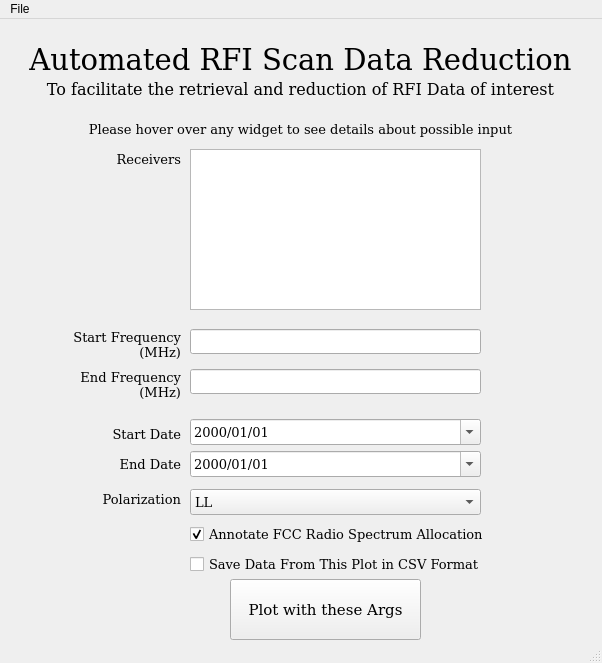
<?xml version="1.0" encoding="UTF-8"?>
<ui version="4.0">
 <class>GBT_RFI_DATA_QUERY</class>
 <widget class="QMainWindow" name="GBT_RFI_DATA_QUERY">
  <property name="geometry">
   <rect>
    <x>0</x>
    <y>0</y>
    <width>602</width>
    <height>663</height>
   </rect>
  </property>
  <property name="windowTitle">
   <string>VLA_RFI_DATA_QUERY</string>
  </property>
  <widget class="QWidget" name="centralwidget">
   <widget class="QLabel" name="label_29">
    <property name="geometry">
     <rect>
      <x>0</x>
      <y>50</y>
      <width>601</width>
      <height>40</height>
     </rect>
    </property>
    <property name="font">
     <font>
      <family>DejaVu Serif</family>
      <pointsize>12</pointsize>
      <italic>false</italic>
     </font>
    </property>
    <property name="text">
     <string>To facilitate the retrieval and reduction of RFI Data of interest</string>
    </property>
    <property name="alignment">
     <set>Qt::AlignCenter</set>
    </property>
   </widget>
   <widget class="QLabel" name="label_2">
    <property name="geometry">
     <rect>
      <x>90</x>
      <y>400</y>
      <width>91</width>
      <height>31</height>
     </rect>
    </property>
    <property name="font">
     <font>
      <family>DejaVu Serif</family>
      <pointsize>10</pointsize>
     </font>
    </property>
    <property name="text">
     <string>Start Date</string>
    </property>
    <property name="alignment">
     <set>Qt::AlignRight|Qt::AlignTrailing|Qt::AlignVCenter</set>
    </property>
   </widget>
   <widget class="QLabel" name="label_30">
    <property name="geometry">
     <rect>
      <x>0</x>
      <y>90</y>
      <width>601</width>
      <height>40</height>
     </rect>
    </property>
    <property name="font">
     <font>
      <family>DejaVu Serif</family>
      <pointsize>10</pointsize>
      <italic>false</italic>
     </font>
    </property>
    <property name="text">
     <string>Please hover over any widget to see details about possible input</string>
    </property>
    <property name="alignment">
     <set>Qt::AlignCenter</set>
    </property>
   </widget>
   <widget class="QDateEdit" name="start_date">
    <property name="geometry">
     <rect>
      <x>190</x>
      <y>400</y>
      <width>291</width>
      <height>26</height>
     </rect>
    </property>
    <property name="font">
     <font>
      <family>DejaVu Serif</family>
      <pointsize>10</pointsize>
     </font>
    </property>
    <property name="toolTip">
     <string>&lt;html&gt;&lt;head/&gt;&lt;body&gt;&lt;p&gt;The start date of interest. &lt;/p&gt;&lt;p&gt;If no data in specified time range, &lt;span style=&quot; font-weight:600; font-style:italic;&quot;&gt;most recent session with data&lt;/span&gt; will be retreived and reduced&lt;/p&gt;&lt;p&gt;Start Date can be in past, present or future&lt;/p&gt;&lt;/body&gt;&lt;/html&gt;</string>
    </property>
    <property name="displayFormat">
     <string>yyyy/MM/dd</string>
    </property>
    <property name="calendarPopup">
     <bool>true</bool>
    </property>
   </widget>
   <widget class="QCheckBox" name="saveData">
    <property name="geometry">
     <rect>
      <x>190</x>
      <y>530</y>
      <width>291</width>
      <height>31</height>
     </rect>
    </property>
    <property name="font">
     <font>
      <family>DejaVu Serif</family>
      <pointsize>10</pointsize>
     </font>
    </property>
    <property name="toolTip">
     <string>&lt;html&gt;&lt;head/&gt;&lt;body&gt;&lt;p&gt;If this box is checked, the data from this query will be saved to a csv file. &lt;/p&gt;&lt;p&gt;User will be prompted to provide the location and name of the resultant file&lt;/p&gt;&lt;/body&gt;&lt;/html&gt;</string>
    </property>
    <property name="text">
     <string>Save Data From This Plot in CSV Format</string>
    </property>
   </widget>
   <widget class="QPushButton" name="plot_button">
    <property name="enabled">
     <bool>true</bool>
    </property>
    <property name="geometry">
     <rect>
      <x>230</x>
      <y>560</y>
      <width>191</width>
      <height>61</height>
     </rect>
    </property>
    <property name="font">
     <font>
      <family>DejaVu Serif</family>
      <pointsize>11</pointsize>
     </font>
    </property>
    <property name="toolTip">
     <string>&lt;html&gt;&lt;head/&gt;&lt;body&gt;&lt;p&gt;Use all the selections above to query the database and plot your data&lt;/p&gt;&lt;p&gt;&lt;br/&gt;If there is one session in the given time range a line plot will be created&lt;/p&gt;&lt;p&gt;If there is more than one session in the given time range a line plot &lt;span style=&quot; font-weight:600;&quot;&gt;and &lt;/span&gt;a color plot will be created&lt;/p&gt;&lt;p&gt;Save and zoom buttons for the plots are located on the output windows&lt;/p&gt;&lt;/body&gt;&lt;/html&gt;</string>
    </property>
    <property name="styleSheet">
     <string notr="true"/>
    </property>
    <property name="text">
     <string>Plot with these Args</string>
    </property>
   </widget>
   <widget class="QLineEdit" name="start_frequency">
    <property name="geometry">
     <rect>
      <x>190</x>
      <y>310</y>
      <width>291</width>
      <height>25</height>
     </rect>
    </property>
    <property name="font">
     <font>
      <family>DejaVu Serif</family>
      <pointsize>10</pointsize>
     </font>
    </property>
    <property name="toolTip">
     <string>&lt;html&gt;&lt;head/&gt;&lt;body&gt;&lt;p&gt;Beginning frequency of interest (Minimum Frequency)&lt;/p&gt;&lt;/body&gt;&lt;/html&gt;</string>
    </property>
   </widget>
   <widget class="QLabel" name="label_5">
    <property name="geometry">
     <rect>
      <x>0</x>
      <y>10</y>
      <width>601</width>
      <height>61</height>
     </rect>
    </property>
    <property name="font">
     <font>
      <family>DejaVu Serif</family>
      <pointsize>22</pointsize>
     </font>
    </property>
    <property name="text">
     <string>Automated RFI Scan Data Reduction</string>
    </property>
    <property name="alignment">
     <set>Qt::AlignCenter</set>
    </property>
   </widget>
   <widget class="QListWidget" name="receivers">
    <property name="geometry">
     <rect>
      <x>190</x>
      <y>130</y>
      <width>291</width>
      <height>161</height>
     </rect>
    </property>
    <property name="font">
     <font>
      <family>DejaVu Serif</family>
      <pointsize>10</pointsize>
     </font>
    </property>
    <property name="toolTip">
     <string>&lt;html&gt;&lt;head/&gt;&lt;body&gt;&lt;p&gt;P_Band_Reciever -&amp;gt; P-band: 250-500 MHz&lt;/p&gt;&lt;p&gt;L_Band_Reciever -&amp;gt; L-band: 1.15-1.73 GHz&lt;/p&gt;&lt;p&gt;S_Band_Reciever -&amp;gt; S-band: 1.73-4 GHz&lt;/p&gt;&lt;p&gt;C_Band_Reciever -&amp;gt; C-band: 3.8-7.8 GHz&lt;/p&gt;&lt;p&gt;X_Band_Reciever -&amp;gt; X-band: 7.8-11.6 GHz&lt;/p&gt;&lt;p&gt;U_Band_Reciever -&amp;gt; Ku-band: 12.0-18 GHz&lt;/p&gt;&lt;p&gt;K_Band_Reciever -&amp;gt; K-band: 18.0-27 GHz&lt;/p&gt;&lt;p&gt;A_Band_Reciever -&amp;gt; Ka-band: 27.0-39.5 GHz&lt;/p&gt;&lt;p&gt;Q_Band_Reciever -&amp;gt; Q-band: 39.2-50.5 GHz&lt;/p&gt;&lt;/body&gt;&lt;/html&gt;</string>
    </property>
    <property name="selectionMode">
     <enum>QAbstractItemView::MultiSelection</enum>
    </property>
   </widget>
   <widget class="QLineEdit" name="end_frequency">
    <property name="geometry">
     <rect>
      <x>190</x>
      <y>350</y>
      <width>291</width>
      <height>25</height>
     </rect>
    </property>
    <property name="font">
     <font>
      <family>DejaVu Serif</family>
      <pointsize>10</pointsize>
     </font>
    </property>
    <property name="toolTip">
     <string>&lt;html&gt;&lt;head/&gt;&lt;body&gt;&lt;p&gt;Final frequency of interest (Maximum Frequency)&lt;/p&gt;&lt;/body&gt;&lt;/html&gt;</string>
    </property>
   </widget>
   <widget class="QLabel" name="label_3">
    <property name="geometry">
     <rect>
      <x>70</x>
      <y>300</y>
      <width>111</width>
      <height>51</height>
     </rect>
    </property>
    <property name="font">
     <font>
      <family>DejaVu Serif</family>
      <pointsize>10</pointsize>
     </font>
    </property>
    <property name="text">
     <string>Start Frequency
 (MHz)</string>
    </property>
    <property name="alignment">
     <set>Qt::AlignRight|Qt::AlignTrailing|Qt::AlignVCenter</set>
    </property>
   </widget>
   <widget class="QLabel" name="label">
    <property name="geometry">
     <rect>
      <x>90</x>
      <y>130</y>
      <width>91</width>
      <height>20</height>
     </rect>
    </property>
    <property name="font">
     <font>
      <family>DejaVu Serif</family>
      <pointsize>10</pointsize>
     </font>
    </property>
    <property name="text">
     <string>Receivers</string>
    </property>
    <property name="alignment">
     <set>Qt::AlignRight|Qt::AlignTrailing|Qt::AlignVCenter</set>
    </property>
   </widget>
   <widget class="QLabel" name="label_4">
    <property name="geometry">
     <rect>
      <x>80</x>
      <y>340</y>
      <width>101</width>
      <height>51</height>
     </rect>
    </property>
    <property name="font">
     <font>
      <family>DejaVu Serif</family>
      <pointsize>10</pointsize>
     </font>
    </property>
    <property name="text">
     <string>End Frequency
 (MHz)</string>
    </property>
    <property name="alignment">
     <set>Qt::AlignRight|Qt::AlignTrailing|Qt::AlignVCenter</set>
    </property>
   </widget>
   <widget class="QComboBox" name="polarization">
    <property name="geometry">
     <rect>
      <x>190</x>
      <y>470</y>
      <width>291</width>
      <height>26</height>
     </rect>
    </property>
    <property name="font">
     <font>
      <family>DejaVu Serif</family>
      <pointsize>10</pointsize>
     </font>
    </property>
    <property name="text" stdset="0">
     <string>Polarization</string>
    </property>
    <item>
     <property name="text">
      <string>LL</string>
     </property>
    </item>
    <item>
     <property name="text">
      <string>RR</string>
     </property>
    </item>
    <item>
     <property name="text">
      <string>Averaged</string>
     </property>
    </item>
   </widget>
   <widget class="QDateEdit" name="end_date">
    <property name="geometry">
     <rect>
      <x>190</x>
      <y>432</y>
      <width>291</width>
      <height>26</height>
     </rect>
    </property>
    <property name="font">
     <font>
      <family>DejaVu Serif</family>
      <pointsize>10</pointsize>
     </font>
    </property>
    <property name="toolTip">
     <string>&lt;html&gt;&lt;head/&gt;&lt;body&gt;&lt;p&gt;The end date of interest. &lt;/p&gt;&lt;p&gt;If no data in specified time range, &lt;span style=&quot; font-weight:600; font-style:italic;&quot;&gt;most recent session with data&lt;/span&gt; will be retreived and reduced - range length will be preserved&lt;/p&gt;&lt;p&gt;End Date must be prior to start date and can be no farther than one year away from start date&lt;/p&gt;&lt;/body&gt;&lt;/html&gt;</string>
    </property>
    <property name="displayFormat">
     <string>yyyy/MM/dd</string>
    </property>
    <property name="calendarPopup">
     <bool>true</bool>
    </property>
   </widget>
   <widget class="QLabel" name="label_6">
    <property name="geometry">
     <rect>
      <x>90</x>
      <y>430</y>
      <width>91</width>
      <height>31</height>
     </rect>
    </property>
    <property name="font">
     <font>
      <family>DejaVu Serif</family>
      <pointsize>10</pointsize>
     </font>
    </property>
    <property name="text">
     <string>End Date</string>
    </property>
    <property name="alignment">
     <set>Qt::AlignRight|Qt::AlignTrailing|Qt::AlignVCenter</set>
    </property>
   </widget>
   <widget class="QCheckBox" name="yes_annotate">
    <property name="geometry">
     <rect>
      <x>190</x>
      <y>500</y>
      <width>301</width>
      <height>31</height>
     </rect>
    </property>
    <property name="font">
     <font>
      <family>DejaVu Serif</family>
      <pointsize>10</pointsize>
     </font>
    </property>
    <property name="toolTip">
     <string>&lt;html&gt;&lt;head/&gt;&lt;body&gt;&lt;p&gt;If this box is checked, annotations will be shown from the FCC radio allocations table&lt;/p&gt;&lt;p&gt;When the user clicks on a frequency range in their line plot, they will see:&lt;/p&gt;&lt;p&gt;1. An annotation window of the allocation data for that range&lt;/p&gt;&lt;p&gt;2. A print out to the command line of this range and data for documentation purposes&lt;/p&gt;&lt;/body&gt;&lt;/html&gt;</string>
    </property>
    <property name="text">
     <string>Annotate FCC Radio Spectrum Allocation</string>
    </property>
    <property name="checked">
     <bool>true</bool>
    </property>
   </widget>
   <widget class="QLabel" name="label_7">
    <property name="geometry">
     <rect>
      <x>90</x>
      <y>470</y>
      <width>91</width>
      <height>21</height>
     </rect>
    </property>
    <property name="font">
     <font>
     <family>DejaVu Serif</family>
      <pointsize>10</pointsize>
     </font>
    </property>
    <property name="text">
     <string>Polarization</string>
    </property>
    <property name="alignment">
     <set>Qt::AlignRight|Qt::AlignTrailing|Qt::AlignVCenter</set>
    </property>
   </widget>
  </widget>
  <widget class="QMenuBar" name="menubar">
   <property name="geometry">
    <rect>
     <x>0</x>
     <y>0</y>
     <width>602</width>
     <height>22</height>
    </rect>
   </property>
   <widget class="QMenu" name="menuFile">
    <property name="title">
     <string>File</string>
    </property>
    <addaction name="actionAbout"/>
    <addaction name="actionQuit"/>
   </widget>
   <addaction name="menuFile"/>
  </widget>
  <widget class="QStatusBar" name="statusbar"/>
  <action name="actionSave">
   <property name="text">
    <string>Save Data</string>
   </property>
  </action>
  <action name="actionAbout">
   <property name="text">
    <string>About</string>
   </property>
  </action>
  <action name="actionQuit">
   <property name="text">
    <string>Quit</string>
   </property>
  </action>
 </widget>
 <resources/>
 <connections/>
</ui>
